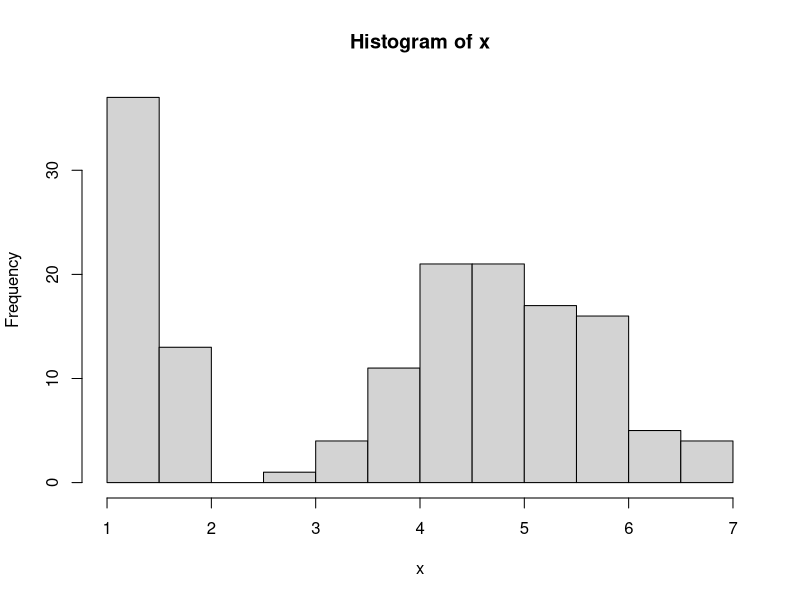
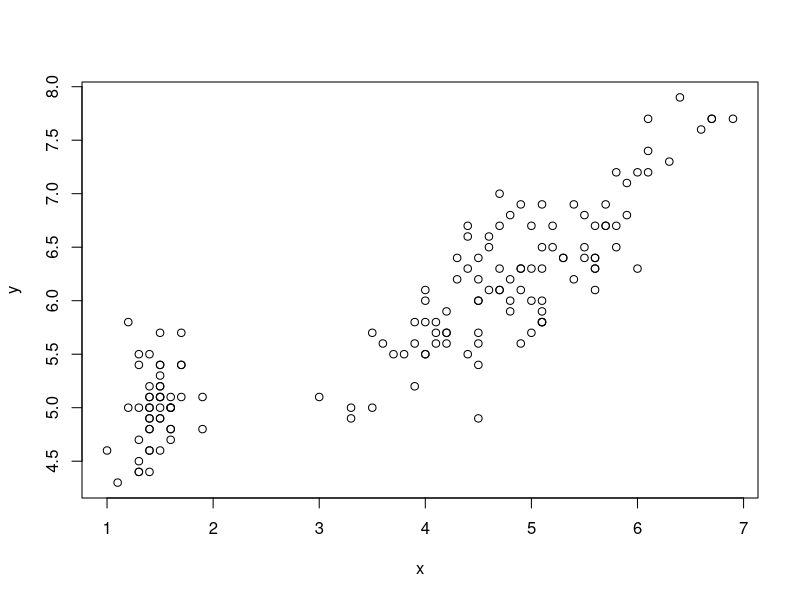
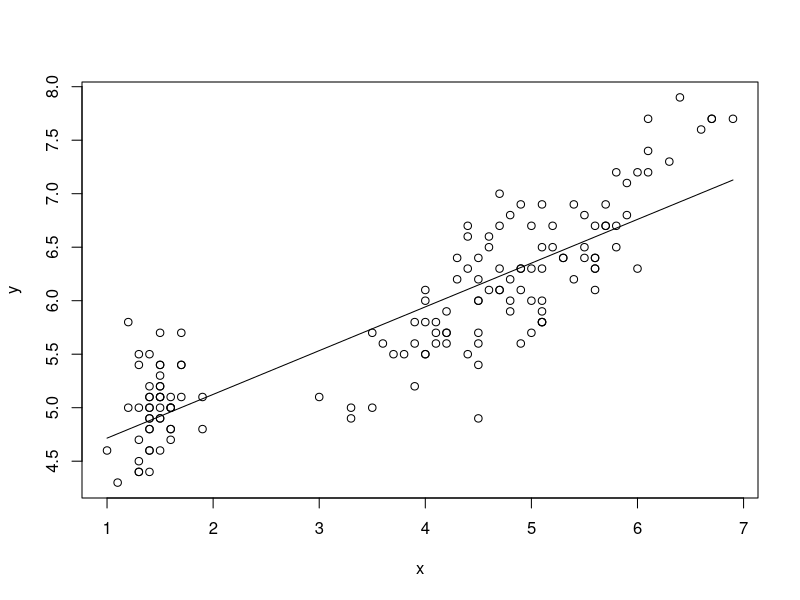

The R source for these figures, in order:
#Codigo para problema 2
mis_dades <- iris
x <- mis_dades$Petal.Length #estraigo en una lista las variables de petal.length
mean(x) #promedio de los datos petal.length
sd(x) #distancia tipica de los datos petal.length
hist(x)

y <- mis_dades$Sepal.Length
y
mean(y)
sd(y)

plot(x,y) #Al generar los graficos podemos ver como a medida que aumenta X tmb aumenta Y, hay una relación

#Calculo de la recta de regresión por mínimos cuadrados

#Calculo de m
m <- sum((x-mean(x))*(y-mean(y)))/sum((x-mean(x))^2)
m

#Calculo de b
b <- mean(y)-m*mean(x)
b

#Calculo de predicción en 1.5
m*1.5+b

#Solución modo rapido

mod <- lm(y~x)
mod
summary(mod)

data.frame(x=x)

ypred <- predict(mod, data.frame(x=x)) #Para la predicción en 1.5 uso data.frame(x=1.5)
plot(x, y)
lines(x, ypred)

Rsq <- sum((ypred-mean(y))^2)/sum((y-mean(y))^2) #Calculo de la variación de los datos respecto a la recta de regresión
Rsq
#Tengo una capacidad predictiva del 75 %
